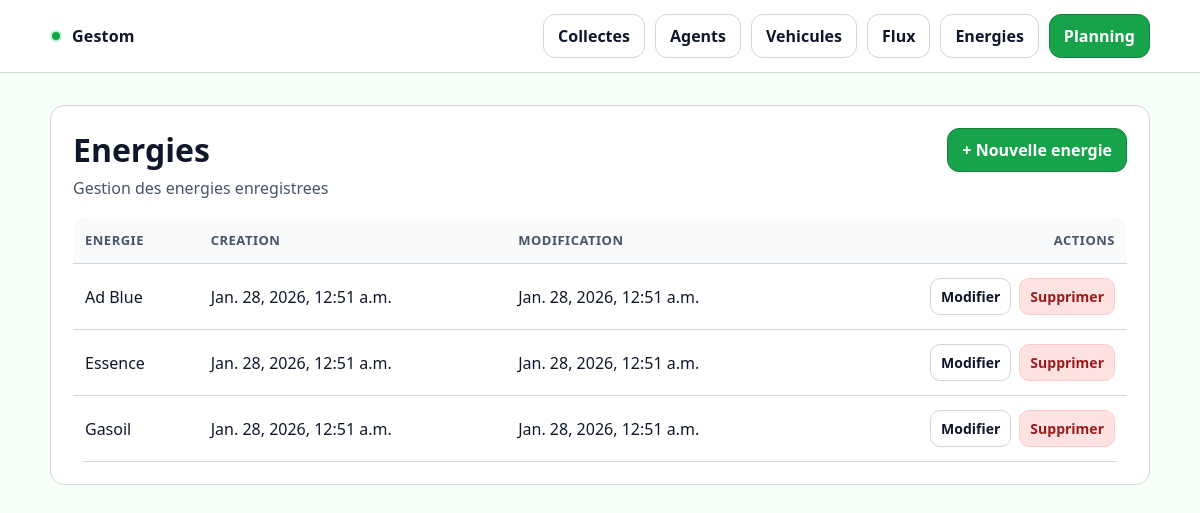
/energies/, run on an earlier commit of the app's database.
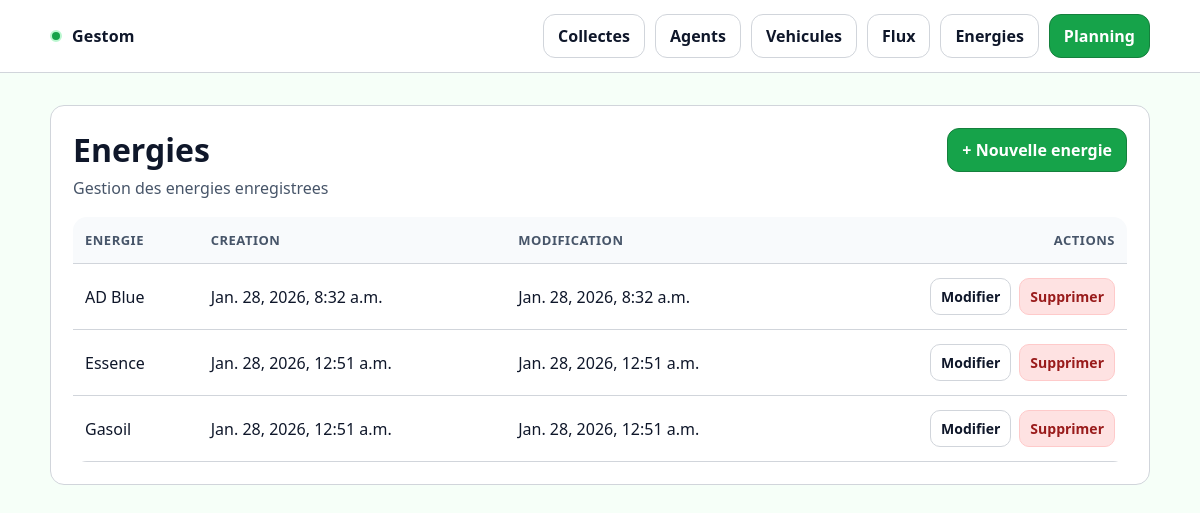
And on a later commit of the database.
### core/models.py (models this page shows, shortened)
class Energie(models.Model):
    energie = models.CharField(max_length=150)
    date_creation = models.DateTimeField(auto_now_add=True)
    date_modification = models.DateTimeField(auto_now=True)
    class Meta:
        ordering = ["energie"]

### core/views.py (the view)
# urls.py: path("energies/", EnergieListView.as_view(), name="energie_list"),
class EnergieListView(ListView):
    model = Energie
    template_name = "core/energie_list.html"
    context_object_name = "energies"

### core/templates/core/energie_list.html (shortened to what this page needs)
{% extends "core/base.html" %}
{% block content %}
<div class="card">
  <div class="card__pad">
    <div class="header">
      <div>
        <h1 class="h1">Energies</h1>
        <p class="sub">Gestion des energies enregistrees</p>
      </div>
      <a href="{% url 'core:energie_create' %}" class="btn btn--primary">
        + Nouvelle energie
      </a>
    </div>
    <div class="table-wrap">
      <table class="table">
        <thead>
          <tr>
            <th>Energie</th>
            <th>Creation</th>
            <th>Modification</th>
            <th class="right">Actions</th>
          </tr>
        </thead>
        <tbody>
          {% for e in object_list %}
          <tr>
            <td>{{ e.energie }}</td>
            <td>{{ e.date_creation }}</td>
            <td>{{ e.date_modification }}</td>
            <td class="right">
              <div class="actions">
                <a href="{% url 'core:energie_update' e.pk %}" class="btn btn--sm btn--ghost">Modifier</a>
                <a href="{% url 'core:energie_delete' e.pk %}" class="btn btn--sm btn--danger">Supprimer</a>
              </div>
            </td>
          </tr>
          {% empty %}
          <tr>
            <td colspan="4" class="sub">Aucune energie enregistree</td>
          </tr>
          {% endfor %}
        </tbody>
      </table>
    </div>
  </div>
</div>
{% endblock %}

What changed in the data, as far as the page shows it:
removed Energie: energie "Ad Blue", date_creation "Jan. 28, 2026, 12:51 a.m.", date_modification "Jan. 28, 2026, 12:51 a.m."
added Energie: energie "AD Blue", date_creation "Jan. 28, 2026, 8:32 a.m.", date_modification "Jan. 28, 2026, 8:32 a.m."
